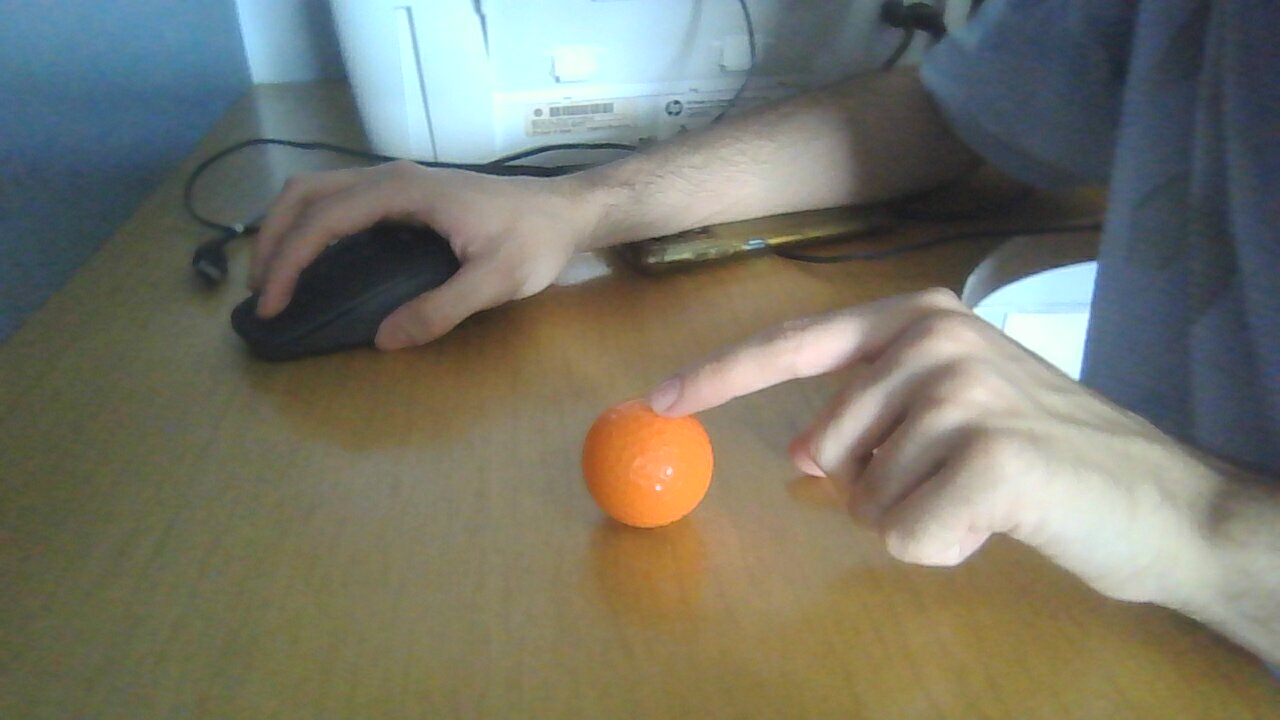
#> input picture Vision/bolinhaTeste.jpg, 1280 x 720 px, given in place of the camera
$ python testingmotion.py
#> lines starting #> are read from the running program, lines starting #| are printed output that depends on the picture; after the words box and inside, x2 and y2 are one past the last pixel; in counts of white or black regions, pixels touching at a corner belong together
import cv2
import numpy as np;
import time
import wiringpi
from wiringpi import GPIO
import curses

wiringpi.wiringPiSetup()

wiringpi.pinMode(2, GPIO.OUTPUT)
wiringpi.pinMode(1, GPIO.OUTPUT)
wiringpi.pinMode(5, GPIO.OUTPUT)
wiringpi.pinMode(7, GPIO.OUTPUT)


# >385 -> R
#<255 -> L

#-----------------direction calculation-----------------------


def calculate_move(x_pos):
    global direction
    if x_pos < 255:
        direction = "left"
    elif x_pos>385:
        direction = "right"
    elif x_pos>255 and x_pos < 385:
        direction = "ahead"
    else:
        direction = "o"
#------------------------------------------------------------

#---------- Blob detecting function: returns keypoints and mask
#-- return keypoints, reversemask
def blob_detect(image,                  #-- The frame (cv standard)
                hsv_min,                #-- minimum threshold of the hsv filter [h_min, s_min, v_min]
                hsv_max,                #-- maximum threshold of the hsv filter [h_max, s_max, v_max]
                blur=0,                 #-- blur value (default 0)
                blob_params=None,       #-- blob parameters (default None)
                search_window=None,     #-- window where to search as [x_min, y_min, x_max, y_max] adimensional (0.0 to 1.0) starting from top left corner
                imshow=False
               ):

    #- Blur image to remove noise
    if blur > 0:
        image    = cv2.blur(image, (blur, blur))
        #- Show result
        if imshow:
            cv2.imshow("Blur", image)
            cv2.waitKey(0)

    #- Search window
    if search_window is None: search_window = [0.0, 0.0, 1.0, 1.0]

    #- Convert image from BGR to HSV
    hsv     = cv2.cvtColor(image, cv2.COLOR_BGR2HSV)

    #- Apply HSV threshold
    mask    = cv2.inRange(hsv,hsv_min, hsv_max)

    #- Show HSV Mask
    if imshow:
        cv2.imshow("HSV Mask", mask)

    #- dilate makes the in range areas larger
    mask = cv2.dilate(mask, None, iterations=2)
    #- Show HSV Mask
    if imshow:
        cv2.imshow("Dilate Mask", mask)
        cv2.waitKey(0)

    mask = cv2.erode(mask, None, iterations=2)

    #- Show dilate/erode mask
    if imshow:
        cv2.imshow("Erode Mask", mask)
        cv2.waitKey(0)

    #- Cut the image using the search mask
    mask = apply_search_window(mask, search_window)

    if imshow:
        cv2.imshow("Searching Mask", mask)
        cv2.waitKey(0)

    #- build default blob detection parameters, if none have been provided
    if blob_params is None:
        # Set up the SimpleBlobdetector with default parameters.
        params = cv2.SimpleBlobDetector_Params()

        # Change thresholds
        params.minThreshold = 0;
        params.maxThreshold = 100;

        # Filter by Area.
        params.filterByArea = True
        params.minArea = 30
        params.maxArea = 20000

        # Filter by Circularity
        params.filterByCircularity = True
        params.minCircularity = 0.1

        # Filter by Convexity
        params.filterByConvexity = True
        params.minConvexity = 0.5

        # Filter by Inertia
        params.filterByInertia =True
        params.minInertiaRatio = 0.5

    else:
        params = blob_params

    #- Apply blob detection
    detector = cv2.SimpleBlobDetector_create(params)

    # Reverse the mask: blobs are black on white
    reversemask = 255-mask

    if imshow:
        cv2.imshow("Reverse Mask", reversemask)
        cv2.waitKey(0)

    keypoints = detector.detect(reversemask)

    return keypoints, reversemask

#---------- Draw detected blobs: returns the image
#-- return(im_with_keypoints)
def draw_keypoints(image,                   #-- Input image
                   keypoints,               #-- CV keypoints
                   line_color=(0,0,255),    #-- line's color (b,g,r)
                   imshow=False             #-- show the result
                  ):

    #-- Draw detected blobs as red circles.
    #-- cv2.DRAW_MATCHES_FLAGS_DRAW_RICH_KEYPOINTS ensures the size of the circle corresponds to the size of blob
    im_with_keypoints = cv2.drawKeypoints(image, keypoints, np.array([]), line_color, cv2.DRAW_MATCHES_FLAGS_DRAW_RICH_KEYPOINTS)

    if imshow:
        # Show keypoints
        cv2.imshow("Keypoints", im_with_keypoints)

    return(im_with_keypoints)

#---------- Draw search window: returns the image
#-- return(image)
def draw_window(image,              #- Input image
                window_adim,        #- window in adimensional units
                color=(255,0,0),    #- line's color
                line=5,             #- line's thickness
                imshow=False        #- show the image
               ):

    rows = image.shape[0]
    cols = image.shape[1]

    x_min_px    = int(cols*window_adim[0])
    y_min_px    = int(rows*window_adim[1])
    x_max_px    = int(cols*window_adim[2])
    y_max_px    = int(rows*window_adim[3])

    #-- Draw a rectangle from top left to bottom right corner
    image = cv2.rectangle(image,(x_min_px,y_min_px),(x_max_px,y_max_px),color,line)
    rectpos1 = x_min_px+255
    rectpos2 = x_max_px-255

    image2 = cv2.rectangle(image,(rectpos1,y_min_px),(rectpos2,y_max_px),(255,255,0),line)

    if imshow:
        # Show keypoints
        cv2.imshow("Keypoints", image)
        cv2.imshow("rects", image2)

    return(image)

#---------- Draw X Y frame
#-- return(image)
def draw_frame(image,
               dimension=0.3,      #- dimension relative to frame size
               line=2              #- line's thickness
    ):

    rows = image.shape[0]
    cols = image.shape[1]
    size = min([rows, cols])
    center_x = int(cols/2.0)
    center_y = int(rows/2.0)

    line_length = int(size*dimension)

    #-- X
    image = cv2.line(image, (center_x, center_y), (center_x+line_length, center_y), (0,0,255), line)
    #-- Y
    image = cv2.line(image, (center_x, center_y), (center_x, center_y+line_length), (0,255,0), line)

    return (image)

#---------- Apply search window: returns the image
#-- return(image)
def apply_search_window(image, window_adim=[0.0, 0.0, 1.0, 1.0]):
    rows = image.shape[0]
    cols = image.shape[1]
    x_min_px    = int(cols*window_adim[0])
    y_min_px    = int(rows*window_adim[1])
    x_max_px    = int(cols*window_adim[2])
    y_max_px    = int(rows*window_adim[3])

    #--- Initialize the mask as a black image
    mask = np.zeros(image.shape,np.uint8)

    #--- Copy the pixels from the original image corresponding to the window
    mask[y_min_px:y_max_px,x_min_px:x_max_px] = image[y_min_px:y_max_px,x_min_px:x_max_px]

    #--- return the mask
    return(mask)

#---------- Apply a blur to the outside search region
#-- return(image)
def blur_outside(image, blur=5, window_adim=[0.0, 0.0, 1.0, 1.0]):
    rows = image.shape[0]
    cols = image.shape[1]
    x_min_px    = int(cols*window_adim[0])
    y_min_px    = int(rows*window_adim[1])
    x_max_px    = int(cols*window_adim[2])
    y_max_px    = int(rows*window_adim[3])

    #--- Initialize the mask as a black image
    mask    = cv2.blur(image, (blur, blur))

    #--- Copy the pixels from the original image corresponding to the window
    mask[y_min_px:y_max_px,x_min_px:x_max_px] = image[y_min_px:y_max_px,x_min_px:x_max_px]


    #--- return the mask
    return(mask)

#----------- TEST
if __name__=="__main__":

    #--- Define HSV limits
    orange_min = (0,160,0)
    orange_max = (170, 255, 255)

    #--- Define area limit [x_min, y_min, x_max, y_max] adimensional (0.0 to 1.0) starting from top left corner
    window = [0, 0, 1.0, 1.0]

    #-- IMAGE_SOURCE: either 'camera' or 'imagelist'
    SOURCE = 'video'
    # SOURCE = 'camera'

    if SOURCE == 'video':
        cap = cv2.VideoCapture(0)
        while(True):
            # Capture frame-by-frame
            ret, frame = cap.read()
#> frame is the input picture: shape (720, 1280, 3); mean B, G, R 104.8, 118.2, 118.7

            frame = cv2.resize(frame, (0, 0), None, .25, .25)
#> frame: shape (180, 320, 3)

            #-- Detect keypoints
            keypoints, _ = blob_detect(frame, orange_min, orange_max, blur=10,
                                        blob_params=None, search_window=window, imshow=False)
#> in blob_detect, `image    = cv2.blur(image, (blur, blur))`:
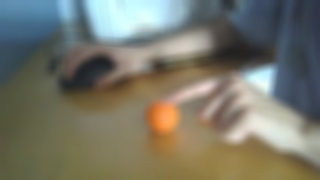
#> image: shape (180, 320, 3); mean of channels 0, 1, 2 105.2, 118.5, 118.8; drawn as B, G, R
#> in blob_detect, `hsv     = cv2.cvtColor(image, cv2.COLOR_BGR2HSV)`: hsv: shape (180, 320, 3); mean H, S, V 49, 71.9, 130.8
#> in blob_detect, `mask    = cv2.inRange(hsv,hsv_min, hsv_max)`:
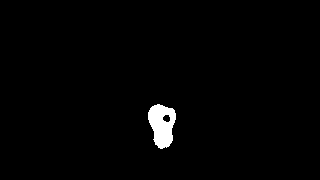
#> mask: shape (180, 320); 1.5% white; 1 white region, box (x1, y1, x2, y2) and area: (148, 104, 176, 149) 862
#> in blob_detect, `mask = cv2.dilate(mask, None, iterations=2)`:
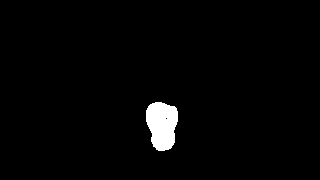
#> mask: shape (180, 320); 2.1% white; 1 white region, box (x1, y1, x2, y2) and area: (146, 102, 178, 151) 1217
#> in blob_detect, `mask = cv2.erode(mask, None, iterations=2)`: mask: shape (180, 320); 1.5% white; 1 white region, box (x1, y1, x2, y2) and area: (148, 104, 176, 149) 877
#> in blob_detect, `keypoints = detector.detect(reversemask)`: keypoints = ()
#> keypoints = ()
            #-- Draw search window
            frame     = draw_window(frame, window)
#> in draw_window, `image = cv2.rectangle(image,(x_min_px,y_min_px),(x_max_px,y_max_px),co..`:
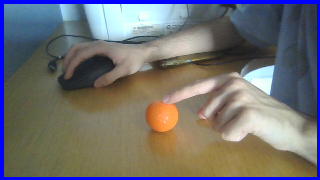
#> image: shape (180, 320, 3); mean B, G, R 113.6, 111.3, 112.6
#> in draw_window, `image2 = cv2.rectangle(image,(rectpos1,y_min_px),(rectpos2,y_max_px),(..`:
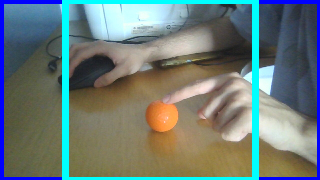
#> image2: shape (180, 320, 3); mean B, G, R 119.7, 123.1, 107.6

            #-- Draw X an Y axes
            frame = draw_frame(frame)
#> in draw_frame, `image = cv2.line(image, (center_x, center_y), (center_x, center_y+line..`:
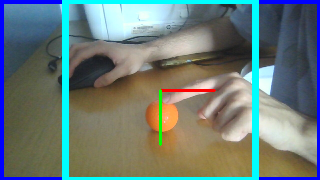
#> image: shape (180, 320, 3); mean B, G, R 119, 123, 107.2

            #-- click ENTER on the image window to proceed
            draw_keypoints(frame, keypoints, imshow=True)


            pts = cv2.KeyPoint_convert(keypoints)
#> pts = ()
            x_pos = [pt[0] for pt in pts]
#> x_pos = []
            try:
                #control in here
                calculate_move(x_pos[0])
                if direction == "ahead":
                    print(direction)
                    wiringpi.digitalWrite(1, GPIO.HIGH)
                    wiringpi.digitalWrite(2, GPIO.LOW)
                    wiringpi.digitalWrite(5, GPIO.HIGH)
                    wiringpi.digitalWrite(7, GPIO.LOW)
                elif direction == "left":
                    print(direction)
                    wiringpi.digitalWrite(1, GPIO.HIGH)
                    wiringpi.digitalWrite(2, GPIO.LOW)
                    wiringpi.digitalWrite(5, GPIO.LOW)
                    wiringpi.digitalWrite(7, GPIO.HIGH)
                elif direction == "right":
                    print(direction)
                    wiringpi.digitalWrite(1, GPIO.LOW)
                    wiringpi.digitalWrite(2, GPIO.HIGH)
                    wiringpi.digitalWrite(5, GPIO.HIGH)
                    wiringpi.digitalWrite(7, GPIO.LOW)
                elif direction == "o":
                    wiringpi.digitalWrite(1, GPIO.LOW)
                    wiringpi.digitalWrite(2, GPIO.LOW)
                    wiringpi.digitalWrite(5, GPIO.LOW)
                    wiringpi.digitalWrite(7, GPIO.LOW)
            except:
                print("Erro")
                wiringpi.digitalWrite(1, GPIO.LOW)
                wiringpi.digitalWrite(2, GPIO.LOW)
                wiringpi.digitalWrite(5, GPIO.LOW)
                wiringpi.digitalWrite(7, GPIO.LOW)
            #-- press q to quit
            if cv2.waitKey(1) & 0xFF == ord('q'):
#> (key q is pressed here)
                break
